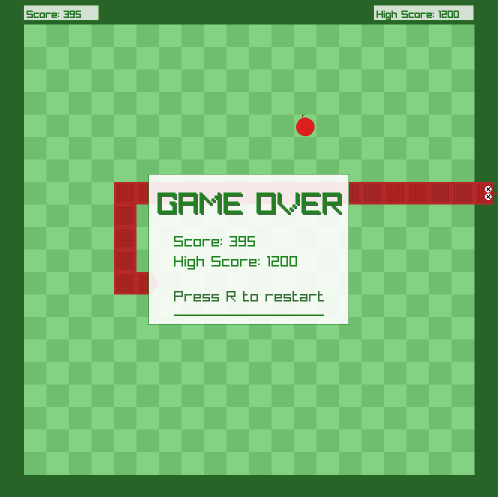
#> input picture retro_snake_game_over.png, 996 x 994 px (shown at 1/2 size)
$ python -i generateGraphics.py   (imports and definitions only)
#> lines starting #> are read from the running program, lines starting #| are printed output that depends on the picture
from PIL import Image, ImageDraw
import random
import math
import os

SIZE = 45  # Changed from 30 to 45 to match the new cell size (900/20)

def create_head_base():
    im = Image.new("RGBA", (SIZE, SIZE), (0,0,0,0))
#> im: PIL image 45x45 RGBA; every value is 0
    draw = ImageDraw.Draw(im)
    head_color = (20, 120, 15)  # darker green instead of vibrant lime

    # Draw rectangular head with the tongue side not extending to edge
    rect_x1, rect_y1 = 0, 0  # Left and top all the way to edge
    rect_x2, rect_y2 = SIZE, 39  # Right all the way to edge, bottom stops short for tongue

    # Main rectangle - fills most of the square but leaves room for tongue
    draw.rectangle([(rect_x1, rect_y1), (rect_x2, rect_y2)], fill=head_color)

    # Eyes (for the base "up" orientation: eyes toward the bottom closer to tongue)
    eye_color = (255, 255, 255)
    pupil_color = (0, 0, 0)
    # Making eyes much bigger
    draw.ellipse([(9,22),(21,34)], fill=eye_color)  # Left eye - bigger
    draw.ellipse([(24,22),(36,34)], fill=eye_color)  # Right eye - bigger
    # Making pupils bigger too
    draw.ellipse([(12,25),(18,31)], fill=pupil_color)  # Left pupil - bigger
    draw.ellipse([(27,25),(33,31)], fill=pupil_color)  # Right pupil - bigger

    # Tongue (for head_up, tongue at bottom)
    tongue_color = (255, 0, 0)
    draw.line([(22,39), (22,45)], fill=tongue_color, width=2)

    # Define eye regions with safety margin
    eye_regions = [
        (8, 21, 22, 35),  # left eye with expanded margin
        (23, 21, 37, 35)   # right eye with expanded margin
    ]

    # Add snake scale texture
    # Create scales in a grid pattern that fits the rectangular head
    for y in range(6, SIZE-6, 4):
        offset = 2 if (y // 4) % 2 == 0 else 0  # Alternate rows for scale pattern
        for x in range(5 + offset, SIZE-5, 4):
            # Check if scale doesn't overlap with eyes
            if not any(ex1 <= x <= ex2 and ey1 <= y <= ey2 for ex1, ey1, ex2, ey2 in eye_regions):
                # Draw scale
                scale_width = 3
                scale_height = 2
                draw.ellipse([(x-scale_width/2, y-scale_height/2),
                             (x+scale_width/2, y+scale_height/2)],
                             fill=(10, 100, 5))  # darker green for scales
    return im

def create_dead_head_base():
    im = Image.new("RGBA", (SIZE, SIZE), (0,0,0,0))
    draw = ImageDraw.Draw(im)
    head_color = (180, 40, 40)  # red color for dead snake

    # Draw rectangular head with the tongue side not extending to edge
    rect_x1, rect_y1 = 0, 0  # Left and top all the way to edge
    rect_x2, rect_y2 = SIZE, 39  # Right all the way to edge, bottom stops short for tongue

    # Main rectangle - fills most of the square but leaves room for tongue
    draw.rectangle([(rect_x1, rect_y1), (rect_x2, rect_y2)], fill=head_color)

    # Eyes (for the base "up" orientation: eyes toward the bottom closer to tongue)
    eye_color = (255, 255, 255)
    x_color = (0, 0, 0)

    # Making eyes much bigger
    draw.ellipse([(9,22),(21,34)], fill=eye_color)  # Left eye - bigger
    draw.ellipse([(24,22),(36,34)], fill=eye_color)  # Right eye - bigger

    # X-shaped pupils instead of circular pupils
    # Left X
    draw.line([(12,25),(18,31)], fill=x_color, width=2)  # \ line
    draw.line([(12,31),(18,25)], fill=x_color, width=2)  # / line

    # Right X
    draw.line([(27,25),(33,31)], fill=x_color, width=2)  # \ line
    draw.line([(27,31),(33,25)], fill=x_color, width=2)  # / line

    # Tongue (for head_up, tongue at bottom)
    tongue_color = (255, 0, 0)
    draw.line([(22,39), (22,45)], fill=tongue_color, width=2)

    # Define eye regions with safety margin
    eye_regions = [
        (8, 21, 22, 35),  # left eye with expanded margin
        (23, 21, 37, 35)   # right eye with expanded margin
    ]

    # Add snake scale texture
    # Create scales in a grid pattern that fits the rectangular head
    for y in range(6, SIZE-6, 4):
        offset = 2 if (y // 4) % 2 == 0 else 0  # Alternate rows for scale pattern
        for x in range(5 + offset, SIZE-5, 4):
            # Check if scale doesn't overlap with eyes
            if not any(ex1 <= x <= ex2 and ey1 <= y <= ey2 for ex1, ey1, ex2, ey2 in eye_regions):
                # Draw scale
                scale_width = 3
                scale_height = 2
                draw.ellipse([(x-scale_width/2, y-scale_height/2),
                             (x+scale_width/2, y+scale_height/2)],
                             fill=(150, 30, 30))  # darker red for scales
    return im

def create_body_base():
    im = Image.new("RGBA", (SIZE, SIZE), (0,0,0,0))
    draw = ImageDraw.Draw(im)
    body_color = (20, 120, 15)  # darker green instead of vibrant lime

    # Draw rectangular body extending to full edges
    # No rounded corners as body connects on both ends
    rect_x1, rect_y1 = 0, 0  # Left edge
    rect_x2, rect_y2 = SIZE, SIZE  # Right edge

    # Rectangle fills the entire area
    draw.rectangle([(rect_x1, rect_y1), (rect_x2, rect_y2)], fill=body_color)

    # Scale dimensions
    scale_width = 3
    scale_height = 2

    # Create snake scale pattern on body
    for y in range(6, SIZE-6, 4):
        offset = 2 if (y // 4) % 2 == 0 else 0  # Alternate rows for scale pattern
        for x in range(5 + offset, SIZE-5, 4):
            # Draw scale
            draw.ellipse([(x-scale_width/2, y-scale_height/2),
                         (x+scale_width/2, y+scale_height/2)],
                         fill=(10, 100, 5))  # darker green for scales
    return im

def create_dead_body_base():
    im = Image.new("RGBA", (SIZE, SIZE), (0,0,0,0))
    draw = ImageDraw.Draw(im)
    body_color = (180, 40, 40)  # red color for dead snake

    # Draw rectangular body extending to full edges
    # No rounded corners as body connects on both ends
    rect_x1, rect_y1 = 0, 0  # Left edge
    rect_x2, rect_y2 = SIZE, SIZE  # Right edge

    # Rectangle fills the entire area
    draw.rectangle([(rect_x1, rect_y1), (rect_x2, rect_y2)], fill=body_color)

    # Scale dimensions
    scale_width = 3
    scale_height = 2

    # Create snake scale pattern on body
    for y in range(6, SIZE-6, 4):
        offset = 2 if (y // 4) % 2 == 0 else 0  # Alternate rows for scale pattern
        for x in range(5 + offset, SIZE-5, 4):
            # Draw scale
            draw.ellipse([(x-scale_width/2, y-scale_height/2),
                         (x+scale_width/2, y+scale_height/2)],
                         fill=(150, 30, 30))  # darker red for scales
    return im

def create_tail_base():
    im = Image.new("RGBA", (SIZE, SIZE), (0,0,0,0))
    draw = ImageDraw.Draw(im)
    tail_color = (20, 120, 15)  # darker green instead of vibrant lime

    # Create a tapered rectangle for the tail that extends to edges
    # The top connects to the body and goes all the way to the edge
    rect_top = 0  # Top edge
    rect_bottom = 30  # Where tapering begins
    rect_left = 0  # Left edge
    rect_right = SIZE  # Right edge
    tip_y = SIZE  # Tip goes to bottom edge

    # Main rectangular part at the top - full width
    draw.rectangle([(rect_left, rect_top), (rect_right, rect_bottom)], fill=tail_color)

    # Draw the tapered end (triangle)
    draw.polygon([(rect_left, rect_bottom), (rect_right, rect_bottom), (SIZE//2, tip_y)], fill=tail_color)

    # Scale dimensions
    scale_width = 3
    scale_height = 2

    # Create snake scale pattern in the rectangular section
    for y in range(6, rect_bottom-3, 4):
        offset = 2 if (y // 4) % 2 == 0 else 0
        for x in range(5 + offset, SIZE-5, 4):
            draw.ellipse([(x-scale_width/2, y-scale_height/2),
                          (x+scale_width/2, y+scale_height/2)],
                          fill=(10, 100, 5))  # darker green for scales

    # Add a few scales in the tapered section
    for y in range(rect_bottom + 3, tip_y - 3, 4):
        # Calculate width at this y level
        ratio = (y - rect_bottom) / (tip_y - rect_bottom)
        current_width = (1 - ratio) * SIZE
        current_left = SIZE//2 - current_width/2
        current_right = SIZE//2 + current_width/2

        offset = 2 if (y // 4) % 2 == 0 else 0
        for x in range(int(current_left) + offset + 3, int(current_right) - 3, 4):
            draw.ellipse([(x-scale_width/2, y-scale_height/2),
                         (x+scale_width/2, y+scale_height/2)],
                         fill=(10, 100, 5))  # darker green for scales

    return im

def create_dead_tail_base():
    im = Image.new("RGBA", (SIZE, SIZE), (0,0,0,0))
    draw = ImageDraw.Draw(im)
    tail_color = (180, 40, 40)  # darker red for dead snake

    # Create a tapered rectangle for the tail that extends to edges
    # The top connects to the body and goes all the way to the edge
    rect_top = 0  # Top edge
    rect_bottom = 30  # Where tapering begins
    rect_left = 0  # Left edge
    rect_right = SIZE  # Right edge
    tip_y = SIZE  # Tip goes to bottom edge

    # Main rectangular part at the top - full width
    draw.rectangle([(rect_left, rect_top), (rect_right, rect_bottom)], fill=tail_color)

    # Draw the tapered end (triangle)
    draw.polygon([(rect_left, rect_bottom), (rect_right, rect_bottom), (SIZE//2, tip_y)], fill=tail_color)

    # Scale dimensions
    scale_width = 3
    scale_height = 2

    # Create snake scale pattern in the rectangular section
    for y in range(6, rect_bottom-3, 4):
        offset = 2 if (y // 4) % 2 == 0 else 0
        for x in range(5 + offset, SIZE-5, 4):
            draw.ellipse([(x-scale_width/2, y-scale_height/2),
                          (x+scale_width/2, y+scale_height/2)],
                          fill=(150, 30, 30))  # darker red for scales

    # Add a few scales in the tapered section
    for y in range(rect_bottom + 3, tip_y - 3, 4):
        # Calculate width at this y level
        ratio = (y - rect_bottom) / (tip_y - rect_bottom)
        current_width = (1 - ratio) * SIZE
        current_left = SIZE//2 - current_width/2
        current_right = SIZE//2 + current_width/2

        offset = 2 if (y // 4) % 2 == 0 else 0
        for x in range(int(current_left) + offset + 3, int(current_right) - 3, 4):
            draw.ellipse([(x-scale_width/2, y-scale_height/2),
                         (x+scale_width/2, y+scale_height/2)],
                         fill=(150, 30, 30))  # darker red for scales

    return im

def create_apple():
    im = Image.new("RGBA", (SIZE, SIZE), (0,0,0,0))
    draw = ImageDraw.Draw(im)

    # Apple base color (bright red)
    apple_color = (220, 30, 30)

    # Draw the main apple body as a circle
    apple_radius = SIZE // 2 - 4
    apple_center = (SIZE // 2, SIZE // 2 + 3)  # Slightly lower to leave room for stem
    draw.ellipse([(apple_center[0] - apple_radius, apple_center[1] - apple_radius),
                  (apple_center[0] + apple_radius, apple_center[1] + apple_radius)],
                 fill=apple_color)

    # Draw the stem
    stem_color = (139, 69, 19)  # Brown color for stem
    stem_width = 2
    stem_start = (SIZE // 2, apple_center[1] - apple_radius)
    stem_end = (SIZE // 2, stem_start[1] - 7)
    draw.line([stem_start, stem_end], fill=stem_color, width=stem_width)

    # Draw a small leaf
    leaf_color = (30, 180, 30)  # Green color for leaf
    leaf_start = (SIZE // 2, stem_end[1] + 3)
    leaf_points = [
        leaf_start,
        (leaf_start[0] + 9, leaf_start[1] - 4),
        (leaf_start[0] + 5, leaf_start[1] - 7),
        leaf_start
    ]
    draw.polygon(leaf_points, fill=leaf_color)

    return im

def create_golden_apple():
    im = Image.new("RGBA", (SIZE, SIZE), (0,0,0,0))
    draw = ImageDraw.Draw(im)

    # Golden apple base color
    gold_color = (255, 215, 0)  # Bright gold

    # Draw the main apple body as a circle
    apple_radius = SIZE // 2 - 4
    apple_center = (SIZE // 2, SIZE // 2 + 3)  # Slightly lower to leave room for stem
    draw.ellipse([(apple_center[0] - apple_radius, apple_center[1] - apple_radius),
                  (apple_center[0] + apple_radius, apple_center[1] + apple_radius)],
                 fill=gold_color)

    # Add multiple diamond highlights to create a shiny effect
    # Main highlight (larger)
    highlight_size = apple_radius // 5
    highlight_center = (apple_center[0] - highlight_size, apple_center[1] - highlight_size)

    # Draw a diamond highlight
    diamond_points = [
        (highlight_center[0], highlight_center[1] - highlight_size),  # Top
        (highlight_center[0] + highlight_size, highlight_center[1]),  # Right
        (highlight_center[0], highlight_center[1] + highlight_size),  # Bottom
        (highlight_center[0] - highlight_size, highlight_center[1])   # Left
    ]
    draw.polygon(diamond_points, fill=(255, 255, 255, 160))  # Brighter white with higher alpha

    # Add a second, smaller diamond highlight at a different position
    small_highlight_size = highlight_size // 2
    small_highlight_center = (apple_center[0] + small_highlight_size,
                             apple_center[1] + small_highlight_size)

    # Small diamond highlight
    small_diamond_points = [
        (small_highlight_center[0], small_highlight_center[1] - small_highlight_size),  # Top
        (small_highlight_center[0] + small_highlight_size, small_highlight_center[1]),  # Right
        (small_highlight_center[0], small_highlight_center[1] + small_highlight_size),  # Bottom
        (small_highlight_center[0] - small_highlight_size, small_highlight_center[1])   # Left
    ]
    draw.polygon(small_diamond_points, fill=(255, 255, 255, 120))

    # Add some sparkle effects around the apple
    for _ in range(6):
        angle = random.uniform(0, 2 * math.pi)
        distance = apple_radius * 0.9
        spark_x = apple_center[0] + math.cos(angle) * distance
        spark_y = apple_center[1] + math.sin(angle) * distance

        # Tiny diamond shape for sparkle
        tiny_size = random.randint(1, 3)
        spark_points = [
            (spark_x, spark_y - tiny_size),  # Top
            (spark_x + tiny_size, spark_y),  # Right
            (spark_x, spark_y + tiny_size),  # Bottom
            (spark_x - tiny_size, spark_y)   # Left
        ]
        draw.polygon(spark_points, fill=(255, 255, 255, 200))

    # Draw the stem
    stem_color = (139, 69, 19)  # Brown color for stem
    stem_width = 2
    stem_start = (SIZE // 2, apple_center[1] - apple_radius)
    stem_end = (SIZE // 2, stem_start[1] - 7)
    draw.line([stem_start, stem_end], fill=stem_color, width=stem_width)

    # Draw a small leaf
    leaf_color = (30, 180, 30)  # Green color for leaf
    leaf_start = (SIZE // 2, stem_end[1] + 3)
    leaf_points = [
        leaf_start,
        (leaf_start[0] + 9, leaf_start[1] - 4),
        (leaf_start[0] + 5, leaf_start[1] - 7),
        leaf_start
    ]
    draw.polygon(leaf_points, fill=leaf_color)

    return im


def create_frozen_apple():
    im = Image.new("RGBA", (SIZE, SIZE), (0, 0, 0, 0))
    draw = ImageDraw.Draw(im)

    # Ice-blue apple base color
    ice_blue_color = (140, 220, 255)  # Soft icy blue

    # Draw the main apple body
    apple_radius = SIZE // 2 - 4
    apple_center = (SIZE // 2, SIZE // 2 + 3)
    draw.ellipse(
        [(apple_center[0] - apple_radius, apple_center[1] - apple_radius),
         (apple_center[0] + apple_radius, apple_center[1] + apple_radius)],
        fill=ice_blue_color
    )

    # Frosty main highlight (larger)
    highlight_size = apple_radius // 5
    highlight_center = (apple_center[0] - highlight_size, apple_center[1] - highlight_size)
    diamond_points = [
        (highlight_center[0], highlight_center[1] - highlight_size),
        (highlight_center[0] + highlight_size, highlight_center[1]),
        (highlight_center[0], highlight_center[1] + highlight_size),
        (highlight_center[0] - highlight_size, highlight_center[1])
    ]
    draw.polygon(diamond_points, fill=(255, 255, 255, 180))  # Bright frost

    # Smaller frosty highlight
    small_highlight_size = highlight_size // 2
    small_highlight_center = (apple_center[0] + small_highlight_size,
                              apple_center[1] + small_highlight_size)
    small_diamond_points = [
        (small_highlight_center[0], small_highlight_center[1] - small_highlight_size),
        (small_highlight_center[0] + small_highlight_size, small_highlight_center[1]),
        (small_highlight_center[0], small_highlight_center[1] + small_highlight_size),
        (small_highlight_center[0] - small_highlight_size, small_highlight_center[1])
    ]
    draw.polygon(small_diamond_points, fill=(255, 255, 255, 130))  # Softer frost

    # Sparkles all around
    for _ in range(6):
        angle = random.uniform(0, 2 * math.pi)
        distance = apple_radius * 0.9
        spark_x = apple_center[0] + math.cos(angle) * distance
        spark_y = apple_center[1] + math.sin(angle) * distance
        tiny_size = random.randint(1, 3)
        spark_points = [
            (spark_x, spark_y - tiny_size),
            (spark_x + tiny_size, spark_y),
            (spark_x, spark_y + tiny_size),
            (spark_x - tiny_size, spark_y)
        ]
        draw.polygon(spark_points, fill=(255, 255, 255, 200))

    # Stem - frosty gray-brown
    stem_color = (100, 100, 110)
    stem_width = 2
    stem_start = (SIZE // 2, apple_center[1] - apple_radius)
    stem_end = (SIZE // 2, stem_start[1] - 7)
    draw.line([stem_start, stem_end], fill=stem_color, width=stem_width)

    # Leaf - frosty teal
    leaf_color = (100, 200, 200)
    leaf_start = (SIZE // 2, stem_end[1] + 3)
    leaf_points = [
        leaf_start,
        (leaf_start[0] + 9, leaf_start[1] - 4),
        (leaf_start[0] + 5, leaf_start[1] - 7),
        leaf_start
    ]
    draw.polygon(leaf_points, fill=leaf_color)

    return im


def create_background():
    # Create a 1000x1000 background
    bg_size = 1000
    chess_size = 900  # The chessboard size (20x20 squares)

    bg = Image.new("RGBA", (bg_size, bg_size), (0,0,0,0))
    draw = ImageDraw.Draw(bg)

    # Define colors - tasteful green shades
    dark_border_green = (40, 100, 40)  # Darker green for the border
    light_square_green = (130, 210, 130)  # Less bright light green for chessboard
    dark_square_green = (110, 190, 110)  # Lighter dark green for chessboard

    # Draw the darker green border first
    draw.rectangle([(0, 0), (bg_size, bg_size)], fill=dark_border_green)

    # Calculate the starting position for the chessboard
    start_pos = (bg_size - chess_size) // 2

    # Calculate the size of each square
    square_size = chess_size // 20  # Changed from 30 to 20

    # Draw the chessboard pattern (20x20 squares)
    for row in range(20):  # Changed from 30 to 20
        for col in range(20):  # Changed from 30 to 20
            # Determine color based on position (alternating pattern)
            is_light_square = (row + col) % 2 == 0
            color = light_square_green if is_light_square else dark_square_green

            # Calculate square position
            x = start_pos + col * square_size
            y = start_pos + row * square_size

            # Draw the square
            draw.rectangle([(x, y), (x + square_size, y + square_size)], fill=color)

    return bg

def generate_orientations(base_image):
    return {
        'up': base_image,
        'right': base_image.rotate(-90, expand=True),
        'down': base_image.rotate(180, expand=True),
        'left': base_image.rotate(90, expand=True)
    }

head_images = generate_orientations(create_head_base())
#> head_images = 4 items
dead_head_images = generate_orientations(create_dead_head_base())
#> dead_head_images = 4 items
body_images = generate_orientations(create_body_base())
#> body_images = 4 items
dead_body_images = generate_orientations(create_dead_body_base())
#> dead_body_images = 4 items
tail_images = generate_orientations(create_tail_base())
#> tail_images = 4 items
dead_tail_images = generate_orientations(create_dead_tail_base())
#> dead_tail_images = 4 items
apple_image = create_apple()
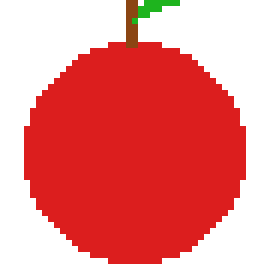
#> apple_image: PIL image 45x45 RGBA (shown 6 times larger); mean R, G, B, A 117.6, 17.5, 16.2, 138.4; transparent parts drawn white
golden_apple_image = create_golden_apple()
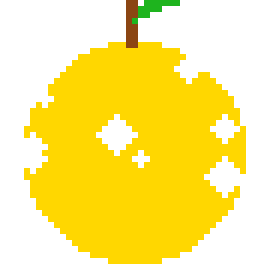
#> golden_apple_image: PIL image 45x45 RGBA (shown 6 times larger); mean R, G, B, A 136.3, 117.7, 13.8, 135; transparent parts drawn white
frozen_apple_image = create_frozen_apple()
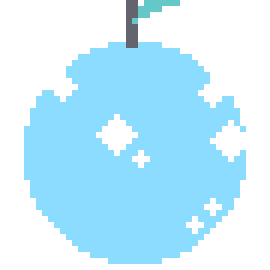
#> frozen_apple_image: PIL image 45x45 RGBA (shown 6 times larger); mean R, G, B, A 80.7, 120.1, 137.1, 135.6; transparent parts drawn white

assets_dir = "snake_assets"
# [2 lines not run here, left out]

# [10 lines left out: function swap_direction_name, not called in this run]

# [19 lines not run here, left out]

background_image = create_background()
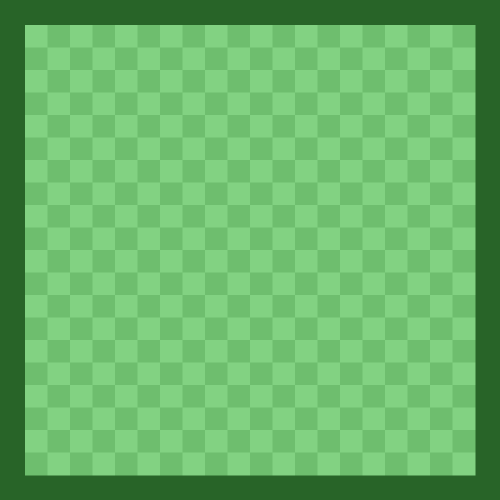
#> background_image: PIL image 1000x1000 RGBA (shown at 1/2 size); mean R, G, B, A 104.9, 181.2, 104.9, 255
# [1 line not run here, left out]

composite = Image.new("RGBA", (SIZE * 4, SIZE * 7), (255,255,255,0))  # Added another row for new apples
# [15 lines not run here, left out]
bg_preview = background_image.resize((SIZE, SIZE), Image.LANCZOS)
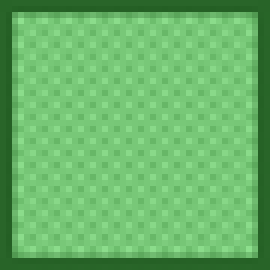
#> bg_preview: PIL image 45x45 RGBA (shown 6 times larger); mean R, G, B, A 105, 181.2, 105, 255
# [3 lines not run here, left out]

>>> import cv2
>>> picture = cv2.imread('retro_snake_game_over.png', cv2.IMREAD_GRAYSCALE)
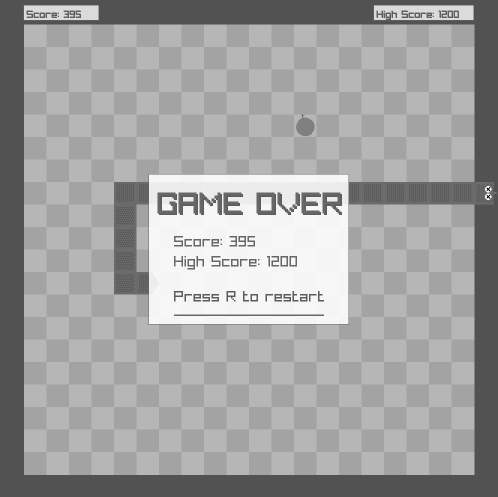
#> picture: shape (994, 996) (shown at 1/2 size); min 0, max 255, mean 162.1
#> (the run stopped early here; a loop or call above may not have finished)

$ run again, on retro_snake_gameplay.png
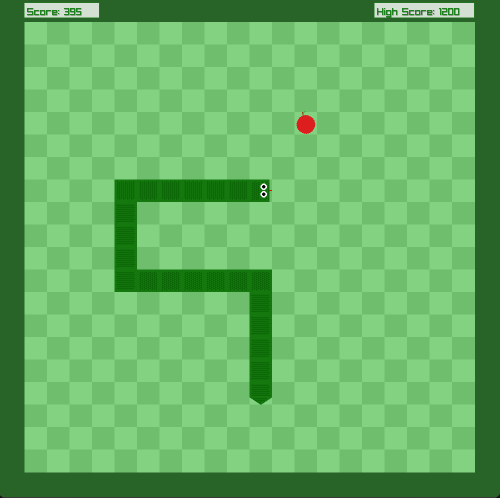
#> input picture retro_snake_gameplay.png, 999 x 995 px (shown at 1/2 size)
#> im: PIL image 45x45 RGBA; every value is 0
#> head_images = 4 items
#> bg: PIL image 1000x1000 RGBA; every value is 0
#> `picture = cv2.imread('retro_snake_game_over.png', cv2.IMREAD_GRAYSCALE)`:
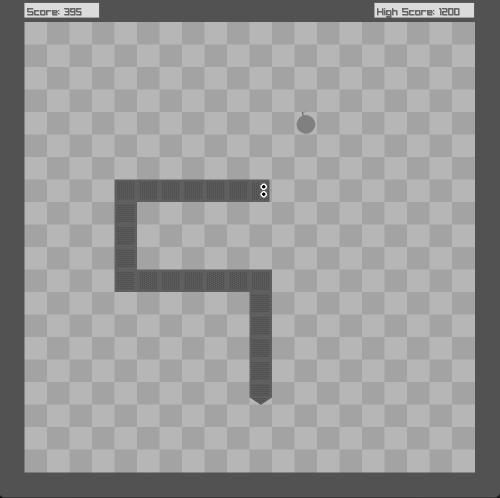
#> picture: shape (995, 999) (shown at 1/2 size); min 0, max 255, mean 153.3
